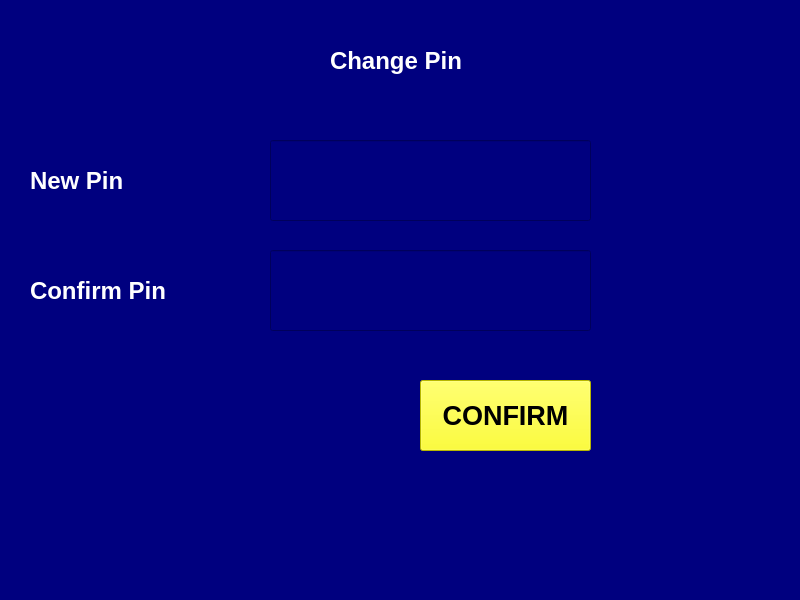
<?xml version="1.0" encoding="UTF-8"?>
<ui version="4.0">
 <class>change_pin_window</class>
 <widget class="QMainWindow" name="change_pin_window">
  <property name="geometry">
   <rect>
    <x>0</x>
    <y>0</y>
    <width>800</width>
    <height>600</height>
   </rect>
  </property>
  <property name="windowTitle">
   <string>Change Pin</string>
  </property>
  <property name="styleSheet">
   <string notr="true">background-color: rgb(0, 0, 127);</string>
  </property>
  <widget class="QWidget" name="centralwidget">
   <widget class="QLabel" name="change_pin_label_2">
    <property name="geometry">
     <rect>
      <x>30</x>
      <y>140</y>
      <width>201</width>
      <height>81</height>
     </rect>
    </property>
    <property name="font">
     <font>
      <pointsize>18</pointsize>
      <weight>75</weight>
      <bold>true</bold>
     </font>
    </property>
    <property name="styleSheet">
     <string notr="true">color: rgb(255, 255, 255);</string>
    </property>
    <property name="text">
     <string>New Pin</string>
    </property>
   </widget>
   <widget class="QLabel" name="log_label">
    <property name="geometry">
     <rect>
      <x>690</x>
      <y>10</y>
      <width>101</width>
      <height>91</height>
     </rect>
    </property>
    <property name="text">
     <string/>
    </property>
    <property name="pixmap">
     <pixmap>../images/Bank logo 1.png</pixmap>
    </property>
   </widget>
   <widget class="QLineEdit" name="input_pin">
    <property name="geometry">
     <rect>
      <x>270</x>
      <y>140</y>
      <width>321</width>
      <height>81</height>
     </rect>
    </property>
    <property name="font">
     <font>
      <pointsize>20</pointsize>
     </font>
    </property>
    <property name="styleSheet">
     <string notr="true">color: rgb(255, 255, 255);
selection-background-color: rgb(85, 170, 255);</string>
    </property>
    <property name="text">
     <string/>
    </property>
   </widget>
   <widget class="QLabel" name="change_pin_label">
    <property name="geometry">
     <rect>
      <x>330</x>
      <y>20</y>
      <width>141</width>
      <height>81</height>
     </rect>
    </property>
    <property name="font">
     <font>
      <pointsize>18</pointsize>
      <weight>75</weight>
      <bold>true</bold>
     </font>
    </property>
    <property name="styleSheet">
     <string notr="true">color: rgb(255, 255, 255);</string>
    </property>
    <property name="text">
     <string>Change Pin</string>
    </property>
   </widget>
   <widget class="QPushButton" name="confirm_button">
    <property name="geometry">
     <rect>
      <x>420</x>
      <y>380</y>
      <width>171</width>
      <height>71</height>
     </rect>
    </property>
    <property name="font">
     <font>
      <pointsize>20</pointsize>
      <weight>75</weight>
      <bold>true</bold>
     </font>
    </property>
    <property name="styleSheet">
     <string notr="true">background-color: rgb(255, 255, 0);
color: rgb(0, 0, 0);</string>
    </property>
    <property name="text">
     <string>CONFIRM</string>
    </property>
   </widget>
   <widget class="QLineEdit" name="confirm_pin">
    <property name="geometry">
     <rect>
      <x>270</x>
      <y>250</y>
      <width>321</width>
      <height>81</height>
     </rect>
    </property>
    <property name="font">
     <font>
      <pointsize>20</pointsize>
     </font>
    </property>
    <property name="styleSheet">
     <string notr="true">color: rgb(255, 255, 255);
selection-background-color: rgb(85, 170, 255);</string>
    </property>
    <property name="text">
     <string/>
    </property>
   </widget>
   <widget class="QLabel" name="change_pin_label_3">
    <property name="geometry">
     <rect>
      <x>30</x>
      <y>250</y>
      <width>201</width>
      <height>81</height>
     </rect>
    </property>
    <property name="font">
     <font>
      <pointsize>18</pointsize>
      <weight>75</weight>
      <bold>true</bold>
     </font>
    </property>
    <property name="styleSheet">
     <string notr="true">color: rgb(255, 255, 255);</string>
    </property>
    <property name="text">
     <string>Confirm Pin</string>
    </property>
   </widget>
  </widget>
  <widget class="QStatusBar" name="statusbar"/>
 </widget>
 <resources/>
 <connections/>
</ui>
